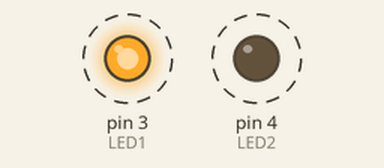
Recording of a sketch running on a simulated Arduino Uno, built with avr-gcc and run on an emulated ATmega328P. Shown: output pins drawn as LEDs (lit = HIGH). Dashed ring = blinking.

Above: at 0.5 s.
Timing chart, 0 to 4.6 s (numbered marks = the images above):
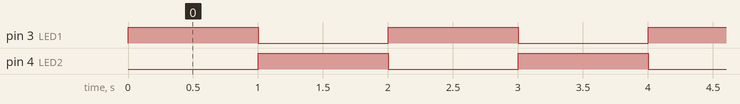

Measured:
- by itself, pin 3 (LED1), pin 4 (LED2): alternates HIGH for 1.0 s and LOW for 1.0 s

The sketch:

blink_2led.ino
```cpp
#define LED1 3
#define LED2 4

void setup() {
    pinMode(LED1, OUTPUT);
    pinMode(LED2, OUTPUT);
}

void loop() {
    digitalWrite(LED1, HIGH);       // accendiamo il LED1 e spegnamo il LED2
    digitalWrite(LED2, LOW);

    delay(1000);        // 1s di pausa

    digitalWrite(LED1, LOW);       // accendiamo il LED2 e spegnamo il LED1
    digitalWrite(LED2, HIGH);

    delay(1000);        // 1s di pausa
}
```
